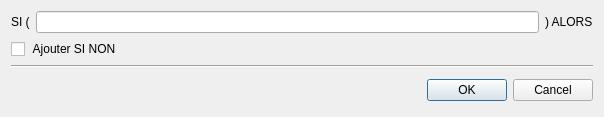
<?xml version="1.0" encoding="UTF-8"?>
<ui version="4.0">
 <class>Dialog_SI_SINON</class>
 <widget class="QDialog" name="Dialog_SI_SINON">
  <property name="geometry">
   <rect>
    <x>0</x>
    <y>0</y>
    <width>604</width>
    <height>113</height>
   </rect>
  </property>
  <property name="windowTitle">
   <string>Ajouter SI..SI NON</string>
  </property>
  <property name="windowIcon">
   <iconset resource="../../Source.qrc">
    <normaloff>:/Icons/Icon/Icons8-Ios7-Editing-Increase-Font.ico</normaloff>:/Icons/Icon/Icons8-Ios7-Editing-Increase-Font.ico</iconset>
  </property>
  <layout class="QGridLayout" name="gridLayout_2">
   <item row="0" column="0">
    <layout class="QVBoxLayout" name="verticalLayout">
     <item>
      <layout class="QHBoxLayout" name="horizontalLayout">
       <item>
        <widget class="QLabel" name="label">
         <property name="text">
          <string>SI (</string>
         </property>
        </widget>
       </item>
       <item>
        <widget class="QLineEdit" name="condition"/>
       </item>
       <item>
        <widget class="QLabel" name="label_2">
         <property name="text">
          <string>) ALORS</string>
         </property>
        </widget>
       </item>
      </layout>
     </item>
     <item>
      <widget class="QCheckBox" name="sinon">
       <property name="text">
        <string> Ajouter SI NON</string>
       </property>
      </widget>
     </item>
    </layout>
   </item>
   <item row="2" column="0">
    <layout class="QHBoxLayout" name="horizontalLayout_2">
     <item>
      <widget class="QWidget" name="widget" native="true">
       <layout class="QGridLayout" name="gridLayout">
        <item row="0" column="0">
         <widget class="QLabel" name="commentaire">
          <property name="styleSheet">
           <string notr="true">#commentaire
{
 color: red;
}</string>
          </property>
          <property name="text">
           <string/>
          </property>
         </widget>
        </item>
       </layout>
      </widget>
     </item>
     <item>
      <widget class="QDialogButtonBox" name="buttonBox">
       <property name="orientation">
        <enum>Qt::Horizontal</enum>
       </property>
       <property name="standardButtons">
        <set>QDialogButtonBox::Cancel|QDialogButtonBox::Ok</set>
       </property>
      </widget>
     </item>
    </layout>
   </item>
   <item row="1" column="0">
    <widget class="Line" name="line">
     <property name="orientation">
      <enum>Qt::Horizontal</enum>
     </property>
    </widget>
   </item>
  </layout>
 </widget>
 <resources>
  <include location="../../Source.qrc"/>
 </resources>
 <connections>
  <connection>
   <sender>buttonBox</sender>
   <signal>accepted()</signal>
   <receiver>Dialog_SI_SINON</receiver>
   <slot>accept()</slot>
   <hints>
    <hint type="sourcelabel">
     <x>248</x>
     <y>254</y>
    </hint>
    <hint type="destinationlabel">
     <x>157</x>
     <y>274</y>
    </hint>
   </hints>
  </connection>
  <connection>
   <sender>buttonBox</sender>
   <signal>rejected()</signal>
   <receiver>Dialog_SI_SINON</receiver>
   <slot>reject()</slot>
   <hints>
    <hint type="sourcelabel">
     <x>316</x>
     <y>260</y>
    </hint>
    <hint type="destinationlabel">
     <x>286</x>
     <y>274</y>
    </hint>
   </hints>
  </connection>
 </connections>
</ui>
